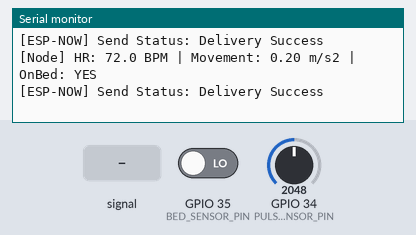
The program below on a simulated ESP32. Parts: the last lines printed to the serial monitor. The test bench sets the inputs (shaded band); at power-on: GPIO 35 (BED_SENSOR_PIN) LOW, GPIO 34 (PULSE_SENSOR_PIN) = 2048.

Above: at 2.8 s.
2.9 s: GPIO 35 (BED_SENSOR_PIN) driven HIGH
7.5 s: GPIO 34 (PULSE_SENSOR_PIN) fed a 200 Hz sine of ±327 counts around its level
10.2 s: GPIO 34 (PULSE_SENSOR_PIN) set to 2866
At 12.7 s:
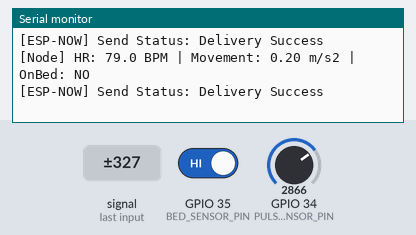
12.9 s: GPIO 34 (PULSE_SENSOR_PIN) fed a 1000 Hz sine of ±1023 counts around its level
15.6 s: GPIO 34 (PULSE_SENSOR_PIN) set to 3603
At 17.0 s:
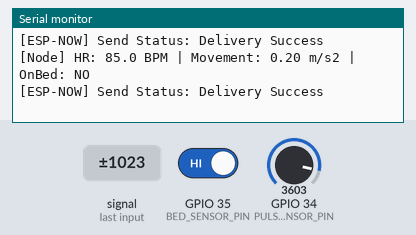
18.3 s: GPIO 35 (BED_SENSOR_PIN) driven LOW
Timing chart, 0 to 21.3 s (numbered marks = the images above; inputs shaded):
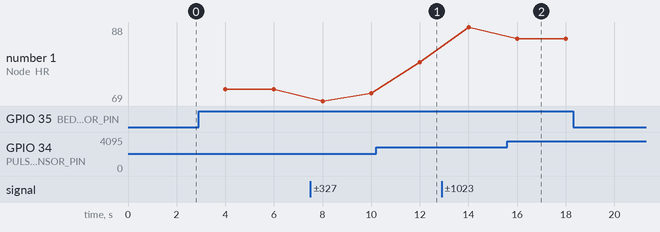

Measured:
- after the input at 10.2 s, the serial monitor: prints a new line after 1.8 s (image 1)
- after the input at 15.6 s, the serial monitor: prints a new line after 0.41 s (image 2)
- plotted number 1: 72 → 71 after the input at 7.5 s, 71 → 79 after the input at 10.2 s, 79 → 88 after the input at 12.9 s, 88 → 85 after the input at 15.6 s

The program:

main.cpp
```cpp
#include <Arduino.h>
#include <WiFi.h>
#include <esp_now.h>
#include <Wire.h>
#include <Adafruit_MPU6050.h>
#include <Adafruit_Sensor.h>

// กำหนดขา Pin สำหรับเซนเซอร์บน Node
#define PULSE_SENSOR_PIN 34  // KY-039 วัดชีพจร (Analog)
#define BED_SENSOR_PIN   35  // เซนเซอร์เช็กคนนอนบนเตียง (ใช้ปุ่มหรือ FSR จำลอง)

Adafruit_MPU6050 mpu;

// MAC Address ของ Gateway (ใช้ FF:FF:FF:FF:FF:FF เพื่อ Broadcast ส่งหาทุกบอร์ดได้ทันทีโดยไม่ต้องแก้เลข)
uint8_t gatewayAddress[] = {0xFF, 0xFF, 0xFF, 0xFF, 0xFF, 0xFF};

// โครงสร้างข้อมูลตรงกับฝั่ง Gateway เป๊ะๆ
struct NodeData {
    float hr;
    float spo2;
    float accel;
    bool on_bed;
};

NodeData myData;
esp_now_peer_info_t peerInfo;

// Callback เมื่อส่งข้อมูลผ่าน ESP-NOW
void OnDataSent(const uint8_t *mac_addr, esp_now_send_status_t status) {
    Serial.print("[ESP-NOW] Send Status: ");
    Serial.println(status == ESP_NOW_SEND_SUCCESS ? "Delivery Success" : "Delivery Fail");
}

void setup() {
    Serial.begin(115200);
    pinMode(PULSE_SENSOR_PIN, INPUT);
    pinMode(BED_SENSOR_PIN, INPUT_PULLUP);

    // 1. เริ่มต้นการทำงาน MPU6050 (I2C: SDA=21, SCL=22)
    Wire.begin(21, 22);
    if (!mpu.begin()) {
        Serial.println("[Warning] ไม่พบเซนเซอร์ MPU6050! จะใช้ค่าจำลองแทน");
    } else {
        Serial.println("[MPU6050] Connected!");
        mpu.setAccelerometerRange(MPU6050_RANGE_4_G);
        mpu.setFilterBandwidth(MPU6050_BAND_21_HZ);
    }

    // 2. ตั้งค่า WiFi โหมด Station สำหรับ ESP-NOW
    WiFi.mode(WIFI_STA);
    if (esp_now_init() != ESP_OK) {
        Serial.println("[Error] Initializing ESP-NOW failed");
        return;
    }

    esp_now_register_send_cb(OnDataSent);

    // 3. ลงทะเบียน Gateway Peer
    memcpy(peerInfo.peer_addr, gatewayAddress, 6);
    peerInfo.channel = 0;
    peerInfo.encrypt = false;

    if (esp_now_add_peer(&peerInfo) != ESP_OK) {
        Serial.println("[Error] Failed to add peer");
        return;
    }
}

void loop() {
    // 1. อ่านค่าความเร่งจาก MPU6050 เพื่อดูการพลิกตัว
    sensors_event_t a, g, temp;
    if (mpu.getAccelerometerSensor() != NULL) {
        mpu.getEvent(&a, &g, &temp);
        // คำนวณความแรงของการขยับตัว (หักลบแรงโน้มถ่วงโลก 9.8 m/s^2)
        float totalAccel = sqrt(a.acceleration.x * a.acceleration.x +
                                a.acceleration.y * a.acceleration.y +
                                a.acceleration.z * a.acceleration.z);
        myData.accel = abs(totalAccel - 9.8);
    } else {
        myData.accel = 0.2; // ค่าจำลองกรณีไม่ได้ต่อเซนเซอร์
    }

    // 2. อ่านค่าชีพจรจาก KY-039 (แปลงค่า Analog 0-4095 เป็นช่วง BPM 55-90)
    int rawPulse = analogRead(PULSE_SENSOR_PIN);
    myData.hr = map(rawPulse, 0, 4095, 55, 90);
    myData.spo2 = 98.0; // ค่าจำลองออกซิเจนในเลือด

    // 3. เช็กว่าอยู่บนเตียงหรือไม่ (กดปุ่ม = LOW = อยู่บนเตียง)
    myData.on_bed = (digitalRead(BED_SENSOR_PIN) == LOW);

    // 4. ส่งข้อมูลผ่าน ESP-NOW ไปให้ Gateway
    esp_err_t result = esp_now_send(gatewayAddress, (uint8_t *) &myData, sizeof(myData));

    Serial.printf("[Node] HR: %.1f BPM | Movement: %.2f m/s2 | OnBed: %s\n",
                  myData.hr, myData.accel, myData.on_bed ? "YES" : "NO");

    delay(2000); // ส่งข้อมูลทุกๆ 2 วินาที
}
```
